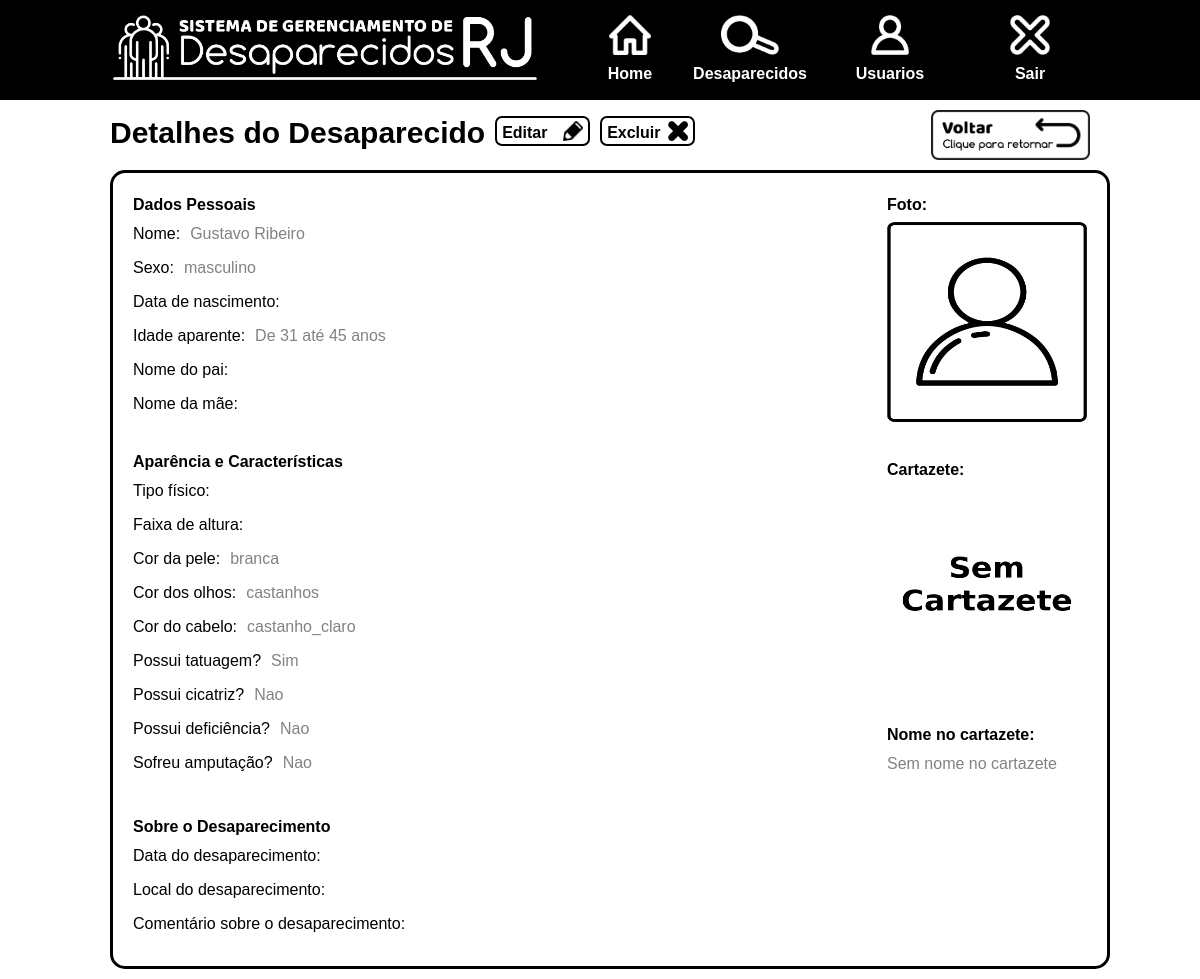
/webserver/desaparecidos/visualizar/2/ (signed in), run on the app's committed database.
### webserver/models.py (models this page shows)
class Pessoa(models.Model):
	FAIXA_IDADE = (
		("ate_18_anos", "Até 18 anos"),
		("de_19_ate_30_anos", "De 19 até 30 anos"),
		("de_31_ate_45_anos", "De 31 até 45 anos"),
		("de_46_ate_65_anos", "De 46 até 65 anos"),
		("acima_de_65_anos", "Acima de 65 anos"),
	)
	FAIXA_ALTURA = (
		("anao", "Anão"),
		("ate_160", "Até 1,60 m"),
		("de_160_ate_170", "De 1,60 até 1,70 m"),
		("de_170_ate_180", "De 1,70 até 1,80 m"),
		("acima_de_180", "Acima de 1,80 m"),
	)
	SEXO = (
		("masculino", "Masculino"),
		("feminino", "Feminino"),
	)
	COR_PELE = (
		("albino", "Albino"),
		("amarela", "Amarela"),
		("branca", "Branca"),
		("negra", "Negra"),
		("parda", "Parda"),
		("vermelha", "Vermelha"),
	)
	COR_OLHOS = (
		("azuis", "Azuis"),
		("castanhos_claros", "Castanhos Claros"),
		("castanhos_escuros", "Castanhos Escuros"),
		("cinzentos", "Cinzentos"),
		("castanhos", "Castanhos"),
		("desiguais_na_cor", "Desiguais na Cor"),
		("pretos", "Pretos"),
		("verdes", "Verdes"),
		("violetas", "Violetas"),
	)
	COR_CABELOS = (
		("aco", "Aço"),
		("branco", "Branco"),
		("castanho_claro", "Castanho Claro"),
		("castanho_escuro", "Castanho Escuro"),
		("com_mechas_ou_faixas", "Com Mechas ou Faixas"),
		("louro", "Louro"),
		("preto", "Preto"),
		("ruivo", "Ruivo")
	)
	TIPO_FISICO = (
		("magro", "Magro"),
		("normal", "Normal"),
		("gordo", "Gordo"),
		("forte", "Forte"),
	)
	nome = models.CharField(max_length = 254, blank=True, null=True)
	nome_normalizado = models.CharField(max_length = 254, blank=True, null=True)
	idade = models.IntegerField(blank=True, null=True)
	idade_aparente = models.CharField(max_length = 100, choices = FAIXA_IDADE, blank=True, null=True)
	altura = models.IntegerField(blank=True, null=True)
	faixa_altura = models.CharField(max_length = 100, choices = FAIXA_ALTURA, blank=True, null=True)
	cor_pele = models.CharField(max_length = 100, choices = COR_PELE, blank=True, null=True)
	cor_olhos = models.CharField(max_length = 100, choices = COR_OLHOS, blank=True, null=True)
	cor_cabelos = models.CharField(max_length = 100, choices = COR_CABELOS, blank=True, null=True)
	sexo = models.CharField(max_length = 100, choices = SEXO, blank=True, null=True)
	nome_pai = models.CharField(max_length = 254, blank=True, null=True)
	nome_mae = models.CharField(max_length = 254, blank=True, null=True)
	foto = models.ImageField(upload_to = "fotos/", blank = True, null = True)
	facial_encoding = models.TextField(blank = True, null = True)
	encoding_distance_to_zero = models.FloatField(blank = True, null = True)
	data_nascimento = models.DateTimeField(blank=True, null=True)
	data_desaparecimento = models.DateTimeField(blank=True, null=True)
	local_desaparecimento = models.CharField(max_length = 254, blank=True, null=True)
	cartazete = models.ImageField(upload_to = "cartazetes/",blank = True, null = True)
	nome_no_cartazete = models.CharField(max_length = 254, blank=True, null=True)
	comentario_desaparecimento = models.TextField(blank = True, null = True)
	possui_tatuagem = models.NullBooleanField(blank=True, null=True)
	possui_cicatriz = models.NullBooleanField(blank=True, null=True)
	possui_deficiencia = models.NullBooleanField(blank=True, null=True)
	sofreu_amputacao = models.NullBooleanField(blank=True, null=True)
	esta_desaparecido = models.NullBooleanField(default=True, null=True)
	tipo_fisico = models.CharField(max_length = 254, choices = TIPO_FISICO, blank=True, null=True)
	rg = models.CharField(max_length = 9, blank=True, null=True)
	emissor_rg = models.CharField(max_length = 15, blank=True, null=True)
	cpf = models.CharField(max_length = 11, blank=True, null=True)
	cnh = models.CharField(max_length = 11, blank=True, null=True)

### webserver/views.py (the view)
# urls.py: url(r'desaparecidos/visualizar/(?P<pk>\d+)/$', views.visualizarDesaparecido, name='visualizarDesaparecido'),
@login_required
def visualizarDesaparecido(request, pk):
    pessoa = Pessoa.objects.get(pk=pk)
    return render(request, "desaparecido.html", {"pessoa": pessoa})

### webserver/templates/desaparecido.html (shortened to what this page needs)
{% extends './main.html' %}
{% load static %}
    {% block page_content %}
        <section id="page-contents">
            <header class="content-top">
                <p>Detalhes do Desaparecido</p>
                <a href="{% url 'editarDesaparecido' pk=pessoa.pk %}" class="option-button link-button grey-on-hover">
                    <span>Editar</span><img src="{% static 'images/pencil-icon.png' %}">
                </a>
                <a href="{% url 'removerDesaparecido' pk=pessoa.pk %}" class="option-button link-button grey-on-hover">
                    <span>Excluir</span><img src="{% static 'images/black-x-icon.png' %}">
                </a>
                <img src="{% static 'images/back-button.png' %}" onclick="history.back()">
            </header>
            <section class="person_data_container">
                <div class="fields_container">
                    <div class="fields_left_column">
                        <p>Dados Pessoais</p>
                        <div class="data_field"><span class="space-to-the-right">Nome:</span><span class="grey-text">{{ pessoa.nome|default_if_none:"" }}</span></div>
                        <div class="data_field"><span class="space-to-the-right">Sexo:</span><span class="grey-text">{{ pessoa.sexo|default_if_none:"" }}</span></div>
                        <div class="data_field"><span class="space-to-the-right">Data de nascimento:</span></div>
                        <div class="data_field"><span class="space-to-the-right">Idade aparente:</span><span class="grey-text">{{ pessoa.get_idade_aparente_display|default_if_none:"" }}</span></div>
                        <div class="data_field"><span class="space-to-the-right">Nome do pai:</span></div>
                        <div class="data_field"><span class="space-to-the-right">Nome da mãe:</span></div>
                        <br>
                        <p>Aparência e Características</p>
                        <div class="data_field"><span class="space-to-the-right">Tipo físico:</span></div>
                        <div class="data_field"><span class="space-to-the-right">Faixa de altura:</span></div>
                        <div class="data_field"><span class="space-to-the-right">Cor da pele:</span><span class="grey-text">{{ pessoa.cor_pele|default_if_none:"" }}</span></div>
                        <div class="data_field"><span class="space-to-the-right">Cor dos olhos:</span><span class="grey-text">{{ pessoa.cor_olhos|default_if_none:"" }}</span></div>
                        <div class="data_field"><span class="space-to-the-right">Cor do cabelo:</span><span class="grey-text">{{ pessoa.cor_cabelos|default_if_none:"" }}</span></div>
                        <div class="data_field"><span class="space-to-the-right">Possui tatuagem?</span><span class="grey-text">{% if pessoa.possui_tatuagem %}Sim{% else %}Nao{% endif %}</span></div>
                        <div class="data_field"><span class="space-to-the-right">Possui cicatriz?</span><span class="grey-text">{% if pessoa.possui_cicatriz %}Sim{% else %}Nao{% endif %}</span></div>
                        <div class="data_field"><span class="space-to-the-right">Possui deficiência?</span><span class="grey-text">{% if pessoa.possui_deficiencia %}Sim{% else %}Nao{% endif %}</span></div>
                        <div class="data_field"><span class="space-to-the-right">Sofreu amputação?</span><span class="grey-text">{% if pessoa.sofreu_amputacao %}Sim{% else %}Nao{% endif %}</span></div>
                    </div>
                    <div class="fields_right_column">
                        <div class="foto_fields_container">
                            <div class="data_field">
                                <p class="label-paragraph">Foto:</p>
                                {% if pessoa.foto.name %}
                                <img src="{{ pessoa.foto.url }}" width="200" height="200" />
                                {% else %}
                                <img src="{% static 'images/no-photo-image.png' %}" width="200" height="200" />
                                {% endif %}
                                <br>
                                <br>
                                <p class="label-paragraph">Cartazete:</p>
                                {% if pessoa.cartazete.name %}
                                <img src="{{ pessoa.cartazete.url }}" width="200" height="200" />
                                {% else %}
                                <img src="{% static 'images/no-cartazete.png' %}" width="200" height="200" />
                                {% endif %}
                                <br>
                                <p class="label-paragraph">Nome no cartazete:</p>
                                {% if pessoa.nome_no_cartazete %}
                                <span class="grey-text">{{ pessoa.nome_no_cartazete }}</span>
                                {% else %}
                                <span class="grey-text">Sem nome no cartazete</span>
                                {% endif %}
                            </div>
                        </div>
                    </div>
                    <br>
                    <p>Sobre o Desaparecimento</p>
                    <div class="data_field larger_form_field"><span class="space-to-the-right">Data do desaparecimento:</span></div>
                    <div class="data_field larger_form_field"><span class="space-to-the-right">Local do desaparecimento:</span></div>
                    <div class="data_field full_width_form_field">
                        Comentário sobre o desaparecimento:
                        <br>
                    </div>
                </div>
            </section>
        </section>
    {% endblock %}

### webserver/templates/main.html (style rules this page uses)
*, *:after, *:before { margin: 0; padding: 0; box-sizing: border-box; font-family: sans-serif; #font-size: 14px; line-height: 1.5; }
a { text-decoration: none; }
body { #width:1000px; background-color:#fff; #border: 1px solid black; #margin-left: auto; #margin-right: auto; }
body header { height: 100px; width: auto; background-color: #000000; text-align: center; }
body section { width:1000px; margin-left: auto; margin-right: auto; }
#page-contents { background-color: #ffffff; }
#page-contents section { background-color: #ffffff; }
#page-contents header { background-color: #ffffff; }
.content-top { height: 50px; width: 100%; margin-top: 10px; padding-left: 10px; padding-right: 10px; }
.content-top p { float: left; font-size: 30px; font-weight: bold; }
.content-top img { height: 100%; width: auto; float: right; }
.option-button img { width: auto; height: 20px; }
.content-top .link-button { height: 30px; width: 95px; padding-left: 5px; padding-right: 5px; padding-top: 3px; padding-bottom: 3px; border: 2px solid black; border-radius: 7px; display: block; font-weight: bold; color: #000000; float: left; #margin-bottom: 10px; margin-left: 10px; margin-top: 6px; }
.link-button > span { float: left; }
.link-button img { float: right; }
.form_container, .person_data_container { margin: 10px; border: 3px solid black; border-radius: 15px; }
.person_data_container > div { padding: 20px; }
.person_data_container > div p { font-size: 16px; font-weight: bold; margin-bottom: 5px; clear: both; }
.person_data_container > div .data_field { # display: inline; margin-bottom: 10px; # width: 400px; # }
.grey-text { color: #818286; #margin-left: 10px; }
.space-to-the-right { margin-right: 10px; }
.person_data_container > div .larger_form_field { margin-bottom: 10px; width: 500px; }
.person_data_container > div .full_width_form_field { margin-bottom: 10px; width: 100%; }
.fields_container { width: 100%; }
.fields_container .fields_left_column { float: left; width: 50%; }
.fields_container .fields_right_column { float: left; width: 50%; height: 100%; }
.foto_fields_container { float: right; width: 200px; #overflow: hidden; }
.foto_fields_container * { clear: both; }

### data on the page
Pessoa: nome "Gustavo Ribeiro", sexo "masculino", idade_aparente "De 31 até 45 anos", cor_pele "branca", cor_olhos "castanhos", cor_cabelos "castanho_claro"
